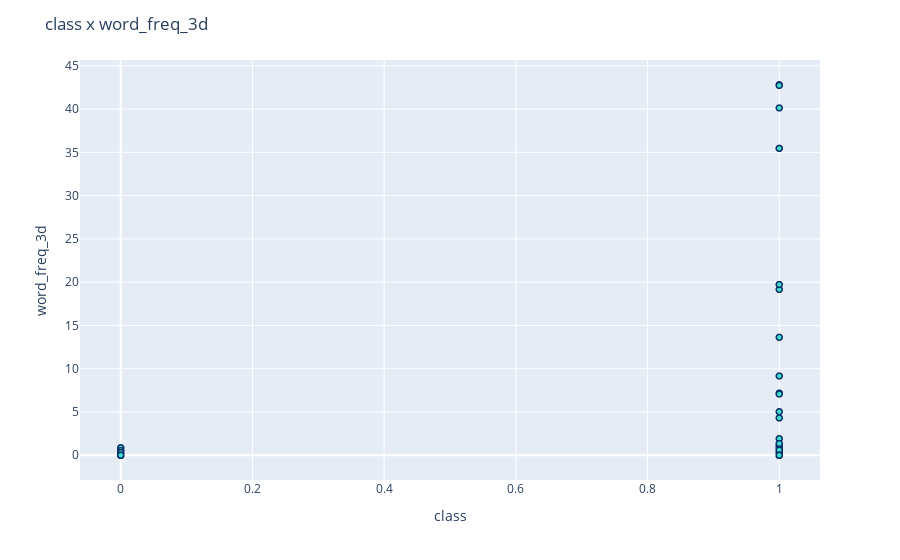

Source (notebook cell):
### Markdown cell above
### 3.2) Análise das colunas

### Code cell
ScatterChart(spam['class'], spam['word_freq_3d'], "class x word_freq_3d")

### Figure 1 — Plotly figure (JSON) as saved in the notebook; plotly's stock layout.template omitted (floating-point values rounded to 4 significant figures; data arrays with more than 128 entries replaced by an {"elided": "..."} marker saying what was removed)
{"data": [{"hovertemplate": "class=%{x}<br>word_freq_3d=%{y}<extra></extra>", "legendgroup": "", "marker": {"color": "turquoise", "line": {"color": "rgb(8,48,107)", "width": 1.5}, "symbol": "circle"}, "mode": "markers", "name": "", "showlegend": false, "type": "scattergl", "x": {"elided": "4601 int values"}, "xaxis": "x", "y": {"elided": "4601 float values"}, "yaxis": "y"}], "layout": {"legend": {"tracegroupgap": 0}, "margin": {"t": 60}, "title": {"text": "class x word_freq_3d"}, "xaxis": {"anchor": "y", "domain": [0, 1], "title": {"text": "class"}}, "yaxis": {"anchor": "x", "domain": [0, 1], "title": {"text": "word_freq_3d"}}}}
